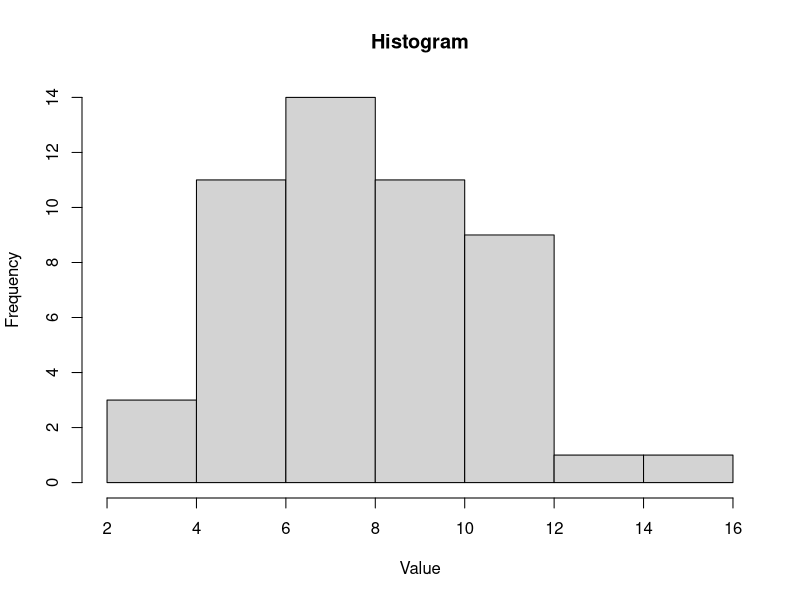
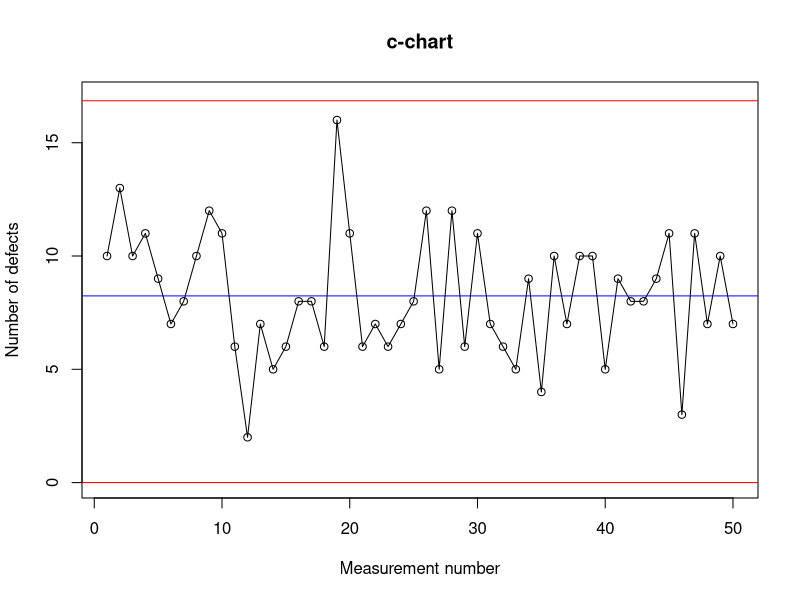

These figures' R source, in order:
## ---- chunk 1
data3 <- read.delim('datacc3.txt', header = FALSE)
colnames(data3) <- c('Value')
data3
## ---- chunk 2
k <- 50
## ---- chunk 3
hist(data3$Value, main = 'Histogram', xlab = 'Value', ylab = 'Frequency')
## ---- chunk 4
cbar <- mean(data3$Value)
cbar
## ---- chunk 5
var(data3$Value)
## ---- chunk 6
library(vcd)
gof <- goodfit(data3$Value, type='poisson')
summary(gof)
## ---- chunk 7
defects <- data3$Value
## ---- chunk 8
names(defects) <- paste('Subgroup', 1:k)
print(defects)
## ---- chunk 9
plot(1:k, defects, type='o', main = 'c-chart', xlab = 'Measurement number', ylab = 'Number of defects', ylim = c(0, max(defects)+1))
abline(h=cbar, col='blue')
abline(h=max(0, cbar-3*sqrt(cbar)), col='red')
abline(h=cbar+3*sqrt(cbar), col='red')
